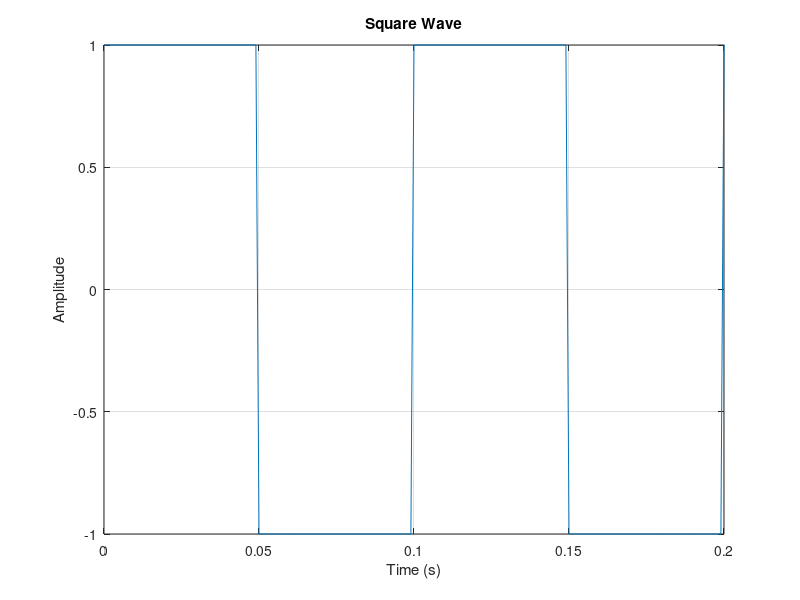
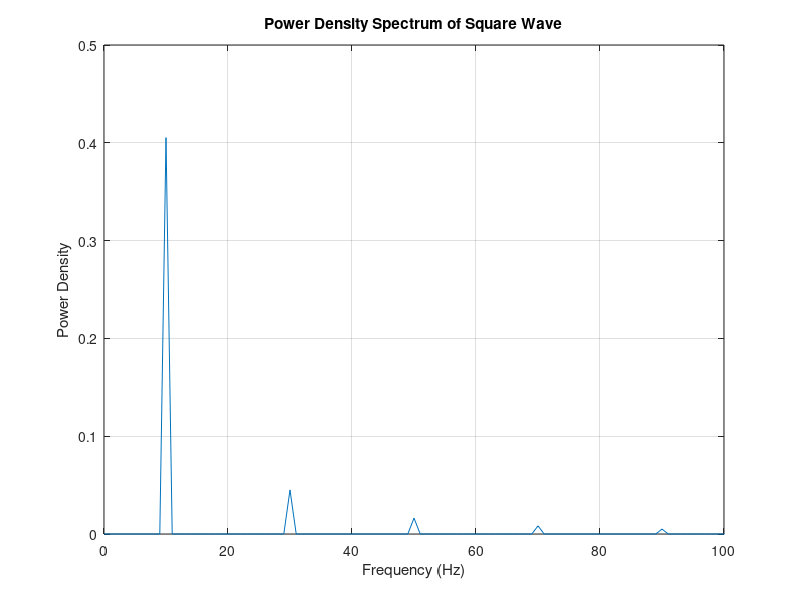

MATLAB code for these plots, in order:
clc;
clear;
close all;

% Sampling frequency
Fs = 1000;

% Duration
T = 1;

% Time vector
t = 0:1/Fs:T-1/Fs;

% Square wave frequency
f0 = 10;

% Generate square wave
x = square(2*pi*f0*t);

% Number of samples
N = length(x);

% FFT
X = fft(x);

% Power Density Spectrum
P = (abs(X).^2) / (Fs*N);

% Frequency vector
f = (0:N-1) * Fs/N;

% Plot square wave
figure;
plot(t, x);
grid on;
xlabel('Time (s)');
ylabel('Amplitude');
title('Square Wave');
xlim([0 0.2]);

% Plot Power Density Spectrum
figure;
plot(f(1:N/2), P(1:N/2));
grid on;
xlabel('Frequency (Hz)');
ylabel('Power Density');
title('Power Density Spectrum of Square Wave');
xlim([0 100]);
